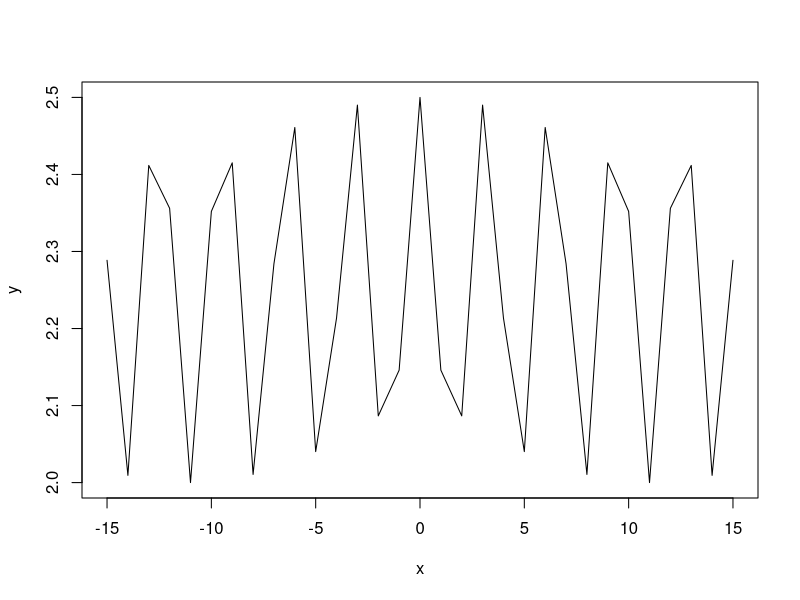

Recreate this plot in R.
## ---- chunk 1
x <- -15:15;
y <- 0.5*cos(x)^2+2;
## ---- chunk 2
plot(x,y, type='l')
